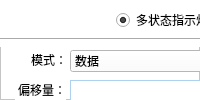
         <widget class="QWidget" name="MultStatusLightElementPage">
          <layout class="QVBoxLayout" name="verticalLayout_3">
           <property name="spacing">
            <number>0</number>
           </property>
           <property name="leftMargin">
            <number>0</number>
           </property>
           <property name="topMargin">
            <number>0</number>
           </property>
           <property name="rightMargin">
            <number>0</number>
           </property>
           <property name="bottomMargin">
            <number>0</number>
           </property>
           <item>
            <widget class="QWidget" name="widget_4" native="true">
             <property name="styleSheet">
              <string notr="true"/>
             </property>
             <layout class="QVBoxLayout" name="verticalLayout_2">
              <property name="spacing">
               <number>0</number>
              </property>
              <property name="leftMargin">
               <number>0</number>
              </property>
              <property name="topMargin">
               <number>0</number>
              </property>
              <property name="rightMargin">
               <number>0</number>
              </property>
              <property name="bottomMargin">
               <number>0</number>
              </property>
              <item>
               <widget class="QFrame" name="frame_2">
                <property name="styleSheet">
                 <string notr="true">background-color: rgb(255, 255, 255);</string>
                </property>
                <property name="frameShape">
                 <enum>QFrame::StyledPanel</enum>
                </property>
                <property name="frameShadow">
                 <enum>QFrame::Raised</enum>
                </property>
                <widget class="QWidget" name="widget_6" native="true">
                 <property name="geometry">
                  <rect>
                   <x>0</x>
                   <y>0</y>
                   <width>561</width>
                   <height>41</height>
                  </rect>
                 </property>
                 <layout class="QHBoxLayout" name="horizontalLayout_4">
                  <property name="topMargin">
                   <number>0</number>
                  </property>
                  <property name="bottomMargin">
                   <number>0</number>
                  </property>
                  <item>
                   <spacer name="horizontalSpacer_8">
                    <property name="orientation">
                     <enum>Qt::Horizontal</enum>
                    </property>
                    <property name="sizeHint" stdset="0">
                     <size>
                      <width>40</width>
                      <height>20</height>
                     </size>
                    </property>
                   </spacer>
                  </item>
                  <item>
                   <widget class="QRadioButton" name="MultStatusLightRadio">
                    <property name="text">
                     <string>多状态指示灯</string>
                    </property>
                    <property name="checked">
                     <bool>true</bool>
                    </property>
                   </widget>
                  </item>
                  <item>
                   <spacer name="horizontalSpacer_9">
                    <property name="orientation">
                     <enum>Qt::Horizontal</enum>
                    </property>
                    <property name="sizeHint" stdset="0">
                     <size>
                      <width>40</width>
                      <height>20</height>
                     </size>
                    </property>
                   </spacer>
                  </item>
                  <item>
                   <widget class="QRadioButton" name="MultStatusSwitchRadio">
                    <property name="text">
                     <string>多状态切换开关</string>
                    </property>
                   </widget>
                  </item>
                  <item>
                   <spacer name="horizontalSpacer_10">
                    <property name="orientation">
                     <enum>Qt::Horizontal</enum>
                    </property>
                    <property name="sizeHint" stdset="0">
                     <size>
                      <width>40</width>
                      <height>20</height>
                     </size>
                    </property>
                   </spacer>
                  </item>
                 </layout>
                </widget>
                <widget class="Line" name="line_2">
                 <property name="geometry">
                  <rect>
                   <x>0</x>
                   <y>31</y>
                   <width>561</width>
                   <height>16</height>
                  </rect>
                 </property>
                 <property name="orientation">
                  <enum>Qt::Horizontal</enum>
                 </property>
                </widget>
                <widget class="QGroupBox" name="MultStatusReadAddrGroup">
                 <property name="geometry">
                  <rect>
                   <x>10</x>
                   <y>140</y>
                   <width>541</width>
                   <height>101</height>
                  </rect>
                 </property>
                 <property name="title">
                  <string>读取地址</string>
                 </property>
                 <widget class="QLabel" name="label_8">
                  <property name="geometry">
                   <rect>
                    <x>21</x>
                    <y>20</y>
                    <width>36</width>
                    <height>20</height>
                   </rect>
                  </property>
                  <property name="text">
                   <string>设备：</string>
                  </property>
                 </widget>
                 <widget class="QLabel" name="label_9">
                  <property name="geometry">
                   <rect>
                    <x>21</x>
                    <y>54</y>
                    <width>36</width>
                    <height>20</height>
                   </rect>
                  </property>
                  <property name="text">
                   <string>地址：</string>
                  </property>
                 </widget>
                 <widget class="QPushButton" name="MultStatusReadSetButton">
                  <property name="geometry">
                   <rect>
                    <x>430</x>
                    <y>20</y>
                    <width>75</width>
                    <height>23</height>
                   </rect>
                  </property>
                  <property name="text">
                   <string>设置...</string>
                  </property>
                 </widget>
                 <widget class="QLineEdit" name="lineEdit_10">
                  <property name="geometry">
                   <rect>
                    <x>350</x>
                    <y>52</y>
                    <width>60</width>
                    <height>25</height>
                   </rect>
                  </property>
                  <property name="minimumSize">
                   <size>
                    <width>60</width>
                    <height>25</height>
                   </size>
                  </property>
                  <property name="maximumSize">
                   <size>
                    <width>60</width>
                    <height>25</height>
                   </size>
                  </property>
                  <property name="styleSheet">
                   <string notr="true">
border:1px solid rgba(174,209,239,1);</string>
                  </property>
                 </widget>
                 <widget class="QComboBox" name="MultStatusReadDev">
                  <property name="geometry">
                   <rect>
                    <x>60</x>
                    <y>20</y>
                    <width>351</width>
                    <height>22</height>
                   </rect>
                  </property>
                  <item>
                   <property name="text">
                    <string>local HMI</string>
                   </property>
                  </item>
                 </widget>
                 <widget class="QComboBox" name="MultStatusReadAddr">
                  <property name="geometry">
                   <rect>
                    <x>60</x>
                    <y>54</y>
                    <width>201</width>
                    <height>22</height>
                   </rect>
                  </property>
                  <item>
                   <property name="text">
                    <string>LB</string>
                   </property>
                  </item>
                 </widget>
                 <widget class="QLineEdit" name="lineEdit_14">
                  <property name="geometry">
                   <rect>
                    <x>431</x>
                    <y>53</y>
                    <width>75</width>
                    <height>25</height>
                   </rect>
                  </property>
                  <property name="minimumSize">
                   <size>
                    <width>75</width>
                    <height>25</height>
                   </size>
                  </property>
                  <property name="maximumSize">
                   <size>
                    <width>75</width>
                    <height>25</height>
                   </size>
                  </property>
                  <property name="layoutDirection">
                   <enum>Qt::LeftToRight</enum>
                  </property>
                  <property name="styleSheet">
                   <string notr="true">
border:1px solid rgba(174,209,239,1);</string>
                  </property>
                  <property name="text">
                   <string>16bit Unsigned</string>
                  </property>
                  <property name="alignment">
                   <set>Qt::AlignLeading|Qt::AlignLeft|Qt::AlignVCenter</set>
                  </property>
                 </widget>
                 <widget class="QLineEdit" name="lineEdit_19">
                  <property name="geometry">
                   <rect>
                    <x>265</x>
                    <y>52</y>
                    <width>81</width>
                    <height>25</height>
                   </rect>
                  </property>
                  <property name="minimumSize">
                   <size>
                    <width>0</width>
                    <height>25</height>
                   </size>
                  </property>
                  <property name="maximumSize">
                   <size>
                    <width>16777215</width>
                    <height>25</height>
                   </size>
                  </property>
                  <property name="styleSheet">
                   <string notr="true">
border:1px solid rgba(174,209,239,1);</string>
                  </property>
                  <property name="text">
                   <string>0</string>
                  </property>
                 </widget>
                </widget>
                <widget class="QComboBox" name="MultStatusModeCombox">
                 <property name="geometry">
                  <rect>
                   <x>70</x>
                   <y>50</y>
                   <width>191</width>
                   <height>22</height>
                  </rect>
                 </property>
                 <item>
                  <property name="text">
                   <string>数据</string>
                  </property>
                 </item>
                 <item>
                  <property name="text">
                   <string>LSB</string>
                  </property>
                 </item>
                 <item>
                  <property name="text">
                   <string>位组合</string>
                  </property>
                 </item>
                 <item>
                  <property name="text">
                   <string>周期转换状态</string>
                  </property>
                 </item>
                </widget>
                <widget class="QLabel" name="label_10">
                 <property name="geometry">
                  <rect>
                   <x>31</x>
                   <y>50</y>
                   <width>36</width>
                   <height>20</height>
                  </rect>
                 </property>
                 <property name="text">
                  <string>模式：</string>
                 </property>
                </widget>
                <widget class="QLabel" name="label_11">
                 <property name="geometry">
                  <rect>
                   <x>15</x>
                   <y>80</y>
                   <width>51</width>
                   <height>20</height>
                  </rect>
                 </property>
                 <property name="text">
                  <string>偏移量：</string>
                 </property>
                 <property name="alignment">
                  <set>Qt::AlignRight|Qt::AlignTrailing|Qt::AlignVCenter</set>
                 </property>
                </widget>
                <widget class="QLineEdit" name="MultStatusShiftLineEdit">
                 <property name="geometry">
                  <rect>
                   <x>70</x>
                   <y>80</y>
                   <width>191</width>
                   <height>25</height>
                  </rect>
                 </property>
                 <property name="minimumSize">
                  <size>
                   <width>0</width>
                   <height>25</height>
                  </size>
                 </property>
                 <property name="maximumSize">
                  <size>
                   <width>16777215</width>
                   <height>25</height>
                  </size>
                 </property>
                 <property name="styleSheet">
                  <string notr="true">
border:1px solid rgba(174,209,239,1);</string>
                 </property>
                </widget>
                <widget class="QGroupBox" name="MultStatusPropertyGroup">
                 <property name="geometry">
                  <rect>
                   <x>0</x>
                   <y>412</y>
                   <width>541</width>
                   <height>111</height>
                  </rect>
                 </property>
                 <property name="title">
                  <string>属性</string>
                 </property>
                 <widget class="QLabel" name="label_12">
                  <property name="geometry">
                   <rect>
                    <x>21</x>
                    <y>26</y>
                    <width>51</width>
                    <height>20</height>
                   </rect>
                  </property>
                  <property name="text">
                   <string>状态数：</string>
                  </property>
                  <property name="alignment">
                   <set>Qt::AlignRight|Qt::AlignTrailing|Qt::AlignVCenter</set>
                  </property>
                 </widget>
                 <widget class="QComboBox" name="MultStatusNumberCombox">
                  <property name="geometry">
                   <rect>
                    <x>80</x>
                    <y>25</y>
                    <width>101</width>
                    <height>22</height>
                   </rect>
                  </property>
                  <item>
                   <property name="text">
                    <string>13</string>
                   </property>
                  </item>
                 </widget>
                 <widget class="QCheckBox" name="MultStatusProperLabel">
                  <property name="geometry">
                   <rect>
                    <x>79</x>
                    <y>87</y>
                    <width>251</width>
                    <height>16</height>
                   </rect>
                  </property>
                  <property name="text">
                   <string>若当前状态无对应的图片时，不显示图片</string>
                  </property>
                 </widget>
                 <widget class="QComboBox" name="MultStatusOperatorModeCombox">
                  <property name="geometry">
                   <rect>
                    <x>290</x>
                    <y>25</y>
                    <width>101</width>
                    <height>22</height>
                   </rect>
                  </property>
                  <item>
                   <property name="text">
                    <string>加</string>
                   </property>
                  </item>
                  <item>
                   <property name="text">
                    <string>减</string>
                   </property>
                  </item>
                 </widget>
                 <widget class="QLabel" name="MultStatusOperatorLabel">
                  <property name="geometry">
                   <rect>
                    <x>221</x>
                    <y>26</y>
                    <width>61</width>
                    <height>20</height>
                   </rect>
                  </property>
                  <property name="text">
                   <string>操作模式：</string>
                  </property>
                 </widget>
                 <widget class="QComboBox" name="MultStatusCrycleCombox">
                  <property name="geometry">
                   <rect>
                    <x>80</x>
                    <y>57</y>
                    <width>311</width>
                    <height>22</height>
                   </rect>
                  </property>
                  <item>
                   <property name="text">
                    <string>停用</string>
                   </property>
                  </item>
                  <item>
                   <property name="text">
                    <string>启用</string>
                   </property>
                  </item>
                 </widget>
                 <widget class="QLabel" name="MultStatusCrycleLabel">
                  <property name="geometry">
                   <rect>
                    <x>21</x>
                    <y>58</y>
                    <width>51</width>
                    <height>20</height>
                   </rect>
                  </property>
                  <property name="text">
                   <string>循环：</string>
                  </property>
                  <property name="alignment">
                   <set>Qt::AlignRight|Qt::AlignTrailing|Qt::AlignVCenter</set>
                  </property>
                 </widget>
                </widget>
                <widget class="QCheckBox" name="MultStatusReadWriteCheck">
                 <property name="geometry">
                  <rect>
                   <x>70</x>
                   <y>113</y>
                   <width>171</width>
                   <height>16</height>
                  </rect>
                 </property>
                 <property name="text">
                  <string>读取/写入使用不同的地址</string>
                 </property>
                 <property name="checked">
                  <bool>false</bool>
                 </property>
                </widget>
                <widget class="QGroupBox" name="MultStatusWriteGroupBox">
                 <property name="geometry">
                  <rect>
                   <x>10</x>
                   <y>280</y>
                   <width>541</width>
                   <height>111</height>
                  </rect>
                 </property>
                 <property name="title">
                  <string>写入地址</string>
                 </property>
                 <widget class="QLabel" name="MultStatusWriteDevLabel">
                  <property name="geometry">
                   <rect>
                    <x>21</x>
                    <y>20</y>
                    <width>36</width>
                    <height>20</height>
                   </rect>
                  </property>
                  <property name="text">
                   <string>设备：</string>
                  </property>
                 </widget>
                 <widget class="QLabel" name="MultStatusWriteAddrLabel">
                  <property name="geometry">
                   <rect>
                    <x>21</x>
                    <y>54</y>
                    <width>36</width>
                    <height>20</height>
                   </rect>
                  </property>
                  <property name="text">
                   <string>地址：</string>
                  </property>
                 </widget>
                 <widget class="QPushButton" name="MultStatusWriteSetButton">
                  <property name="geometry">
                   <rect>
                    <x>430</x>
                    <y>20</y>
                    <width>75</width>
                    <height>23</height>
                   </rect>
                  </property>
                  <property name="text">
                   <string>设置...</string>
                  </property>
                 </widget>
                 <widget class="QLineEdit" name="lineEdit_12">
                  <property name="geometry">
                   <rect>
                    <x>263</x>
                    <y>53</y>
                    <width>81</width>
                    <height>25</height>
                   </rect>
                  </property>
                  <property name="minimumSize">
                   <size>
                    <width>0</width>
                    <height>25</height>
                   </size>
                  </property>
                  <property name="maximumSize">
                   <size>
                    <width>16777215</width>
                    <height>25</height>
                   </size>
                  </property>
                  <property name="styleSheet">
                   <string notr="true">
border:1px solid rgba(174,209,239,1);</string>
                  </property>
                  <property name="text">
                   <string>0</string>
                  </property>
                 </widget>
                 <widget class="QLineEdit" name="lineEdit_13">
                  <property name="geometry">
                   <rect>
                    <x>348</x>
                    <y>53</y>
                    <width>60</width>
                    <height>25</height>
                   </rect>
                  </property>
                  <property name="minimumSize">
                   <size>
                    <width>60</width>
                    <height>25</height>
                   </size>
                  </property>
                  <property name="maximumSize">
                   <size>
                    <width>60</width>
                    <height>25</height>
                   </size>
                  </property>
                  <property name="styleSheet">
                   <string notr="true">
border:1px solid rgba(174,209,239,1);</string>
                  </property>
                 </widget>
                 <widget class="QComboBox" name="MultStatusWriteDev">
                  <property name="geometry">
                   <rect>
                    <x>60</x>
                    <y>20</y>
                    <width>351</width>
                    <height>22</height>
                   </rect>
                  </property>
                  <item>
                   <property name="text">
                    <string>local HMI</string>
                   </property>
                  </item>
                 </widget>
                 <widget class="QComboBox" name="MultStatusWriteAddr">
                  <property name="geometry">
                   <rect>
                    <x>60</x>
                    <y>54</y>
                    <width>201</width>
                    <height>22</height>
                   </rect>
                  </property>
                  <item>
                   <property name="text">
                    <string>LB</string>
                   </property>
                  </item>
                 </widget>
                 <widget class="QCheckBox" name="MultStatusSendCmdCheck">
                  <property name="geometry">
                   <rect>
                    <x>60</x>
                    <y>90</y>
                    <width>181</width>
                    <height>16</height>
                   </rect>
                  </property>
                  <property name="text">
                   <string>当按钮松开后发出指令</string>
                  </property>
                 </widget>
                </widget>
                <widget class="QGroupBox" name="MultStatusSendGroup">
                 <property name="geometry">
                  <rect>
                   <x>0</x>
                   <y>540</y>
                   <width>541</width>
                   <height>61</height>
                  </rect>
                 </property>
                 <property name="title">
                  <string>写入成功后传送通知</string>
                 </property>
                 <widget class="QCheckBox" name="MultStatusUseCheck">
                  <property name="geometry">
                   <rect>
                    <x>70</x>
                    <y>30</y>
                    <width>261</width>
                    <height>16</height>
                   </rect>
                  </property>
                  <property name="text">
                   <string>启用</string>
                  </property>
                 </widget>
                </widget>
               </widget>
              </item>
             </layout>
            </widget>
           </item>
          </layout>
         </widget>
